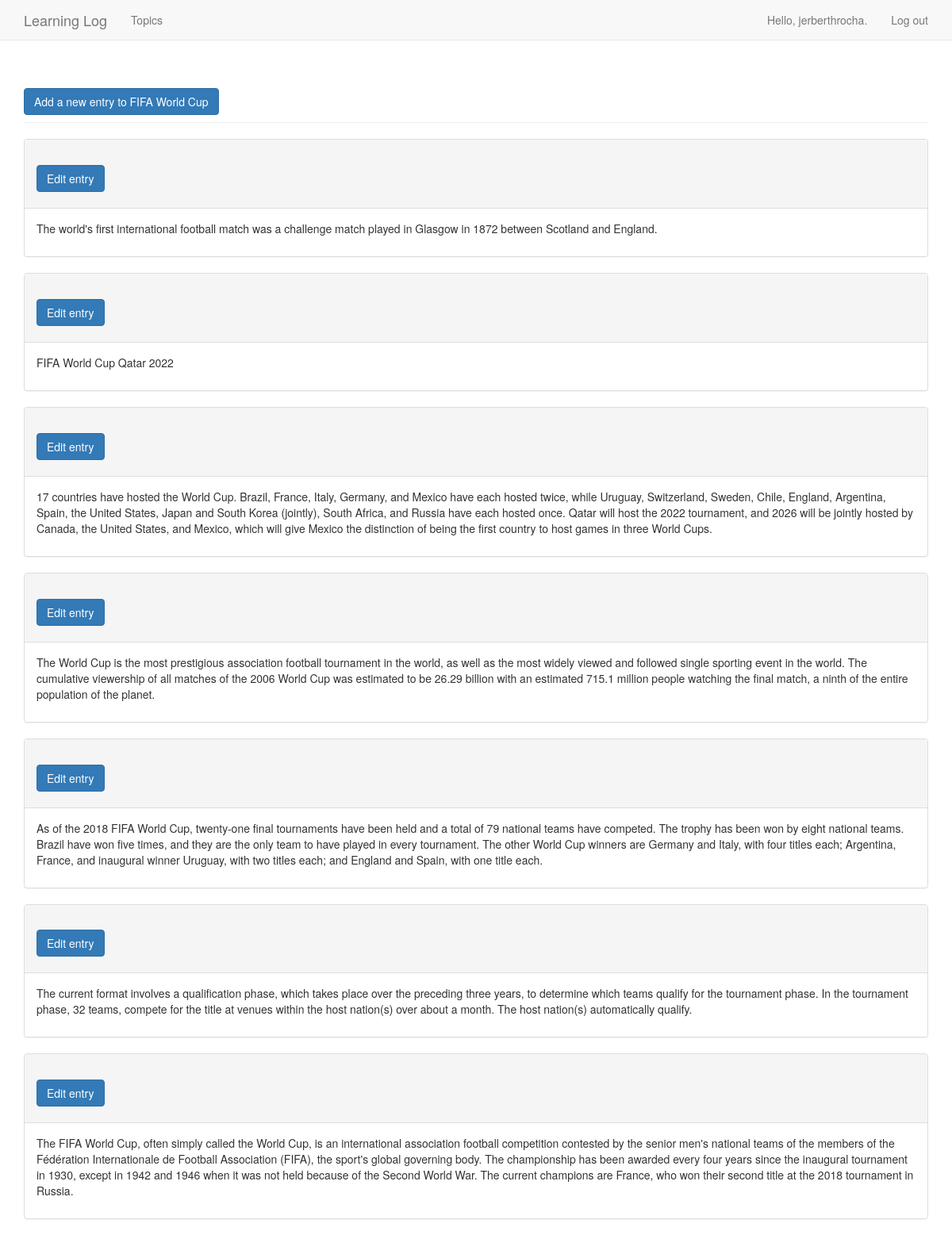
/topics/15/ (signed in), run on the app's committed database.
### learning_logs/models.py (models this page shows, shortened)
class Topic(models.Model):
    text = models.CharField(max_length=200)
    date_added = models.DateTimeField(auto_now_add=True)
    owner = models.ForeignKey(User, on_delete=models.SET_NULL, null=True)
    def __str__(self) -> str:
        return self.text

class Entry(models.Model):
    topic = models.ForeignKey(Topic, on_delete=models.SET_NULL, null=True)
    text = models.TextField()
    date_added = models.DateTimeField(auto_now_add=True)
    class Meta:
        verbose_name_plural = 'Entries'

### learning_logs/views.py (the view)
# urls.py: path('topics/<int:topic_id>/', views.topic, name='topic'), # Página de detalhes para um único assunto
@login_required(login_url='users:login', redirect_field_name='next')
def topic(request, topic_id):
    topic = Topic.objects.get(id=topic_id)
    check_topic_owner(request, topic)
    entries = topic.entry_set.order_by('-date_added')
    context = {'topic': topic, 'entries': entries}
    return render(request, 'learning_logs/pages/topic.html', context)

### utils/check_topic_owner.py (called while the page is built)
def check_topic_owner(request, topic):
    if topic.owner != request.user:
        raise Http404

### learning_logs/templates/learning_logs/pages/topic.html (shortened to what this page needs)
{% extends 'learning_logs/pages/base.html' %}
{% block header %}
    <a href="{% url 'learning_logs:new_entry' topic.id %}">
        <button name="submit" class="btn btn-primary">Add a new entry to {{ topic }}</button>
    </a>
{% endblock header %}
{% block content %}
    {% for entry in entries %}
        <div class="panel panel-default">
            <div class="panel-heading">
                <h3>
                    <small>
                        <a href="{% url 'learning_logs:edit_entry' entry.id %}">
                            <button name="submit" class="btn btn-primary">Edit entry</button>
                        </a>
                    </small>
                </h3>
            </div>
            <div class="panel-body">
                {{ entry.text|linebreaks }}
            </div>
        </div>
    {% empty %}
        <li>No topics have been added yet.</li>
    {% endfor %}
{% endblock content %}

### learning_logs/templates/learning_logs/pages/base.html (shortened to what this page needs)
{% load bootstrap3 %}
<!DOCTYPE html><html lang="en">
<head>
    {% bootstrap_css %}
</head>
<body>
    <nav class="navbar navbar-default navbar-static-top"> <div class="container">
        <div class="navbar-header">
            <a class="navbar-brand" href="{% url 'learning_logs:index' %}">Learning Log</a>
        </div>
        <div id="navbar" class="navbar-collapse collapse">
        <ul class="nav navbar-nav">
            <li>
                <a href="{% url 'learning_logs:topics' %}">Topics</a>
            </li>
        </ul>
        <ul class="nav navbar-nav navbar-right">
            {% if user.is_authenticated %}
                <li><a>Hello, {{ user.username }}.</a></li> <li><a href="{% url 'users:logout' %}">Log out</a></li>
            {% else %}
                <li><a href="{% url 'users:register' %}">Register</a></li> <li><a href="{% url 'users:login' %}">Log in</a></li>
            {% endif %}
        </ul> </div>
        </div>
    </nav>
    <div class="container">
        <div class="page-header">
            {% block header %}{% endblock header %}
        </div>
        <div>
            {% block content %}{% endblock content %}
        </div>
    </div>
</body>
</html>

### data on the page
Topic: text "FIFA World Cup"
Entry: text "The world's first international football match was a challenge match played in Glasgow in 1872 between Scotland and England."
Entry: text "FIFA World Cup Qatar 2022"
Entry: text "17 countries have hosted the World Cup. Brazil, France, Italy, Germany, and Mexico have each hosted twice, while Uruguay, Switzerland, Sweden, Chile, England, Argentina, Spain, the United States, Japan and South Korea (jointly), South Africa, and Russia have each hosted once. Qatar will host the 2022 tournament, and 2026 will be jointly hosted by Canada, the United States, and Mexico, which will give Mexico the distinction of being the first country to host games in three World Cups."
Entry: text "The World Cup is the most prestigious association football tournament in the world, as well as the most widely viewed and followed single sporting event in the world. The cumulative viewership of all matches of the 2006 World Cup was estimated to be 26.29 billion with an estimated 715.1 million people watching the final match, a ninth of the entire population of the planet."
Entry: text "As of the 2018 FIFA World Cup, twenty-one final tournaments have been held and a total of 79 national teams have competed. The trophy has been won by eight national teams. Brazil have won five times, and they are the only team to have played in every tournament. The other World Cup winners are Germany and Italy, with four titles each; Argentina, France, and inaugural winner Uruguay, with two titles each; and England and Spain, with one title each."
Entry: text "The current format involves a qualification phase, which takes place over the preceding three years, to determine which teams qualify for the tournament phase. In the tournament phase, 32 teams, compete for the title at venues within the host nation(s) over about a month. The host nation(s) automatically qualify."
Entry: text "The FIFA World Cup, often simply called the World Cup, is an international association football competition contested by the senior men's national teams of the members of the Fédération Internationale de Football Association (FIFA), the sport's global governing body. The championship has been awarded every four years since the inaugural tournament in 1930, except in 1942 and 1946 when it was not held because of the Second World War. The current champions are France, who won their second title at the 2018 tournament in Russia."

### other printed values
{{ user.username }} "jerberthrocha"
